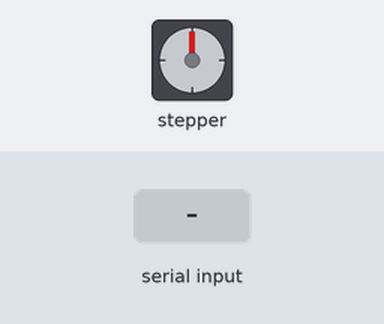
A sketch run on a simulated Raspberry Pi Pico. On the bench: stepper motor. Inputs (shaded band) come from the test bench. Stepper angles assume 200 steps per turn; what the sketch prints to the serial monitor is not drawn.

Above: at 1.2 s.
1.3 s: "STEP,45\n" received over Serial
At 1.45 s:
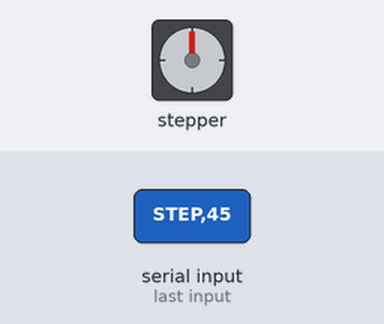
At 2.6 s:
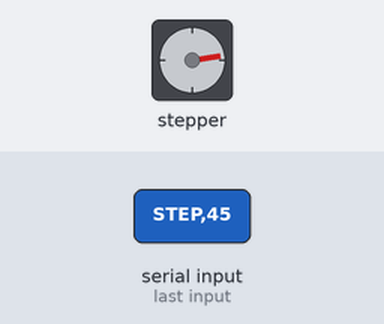
3.2 s: "STEP\n" received over Serial
At 3.35 s:
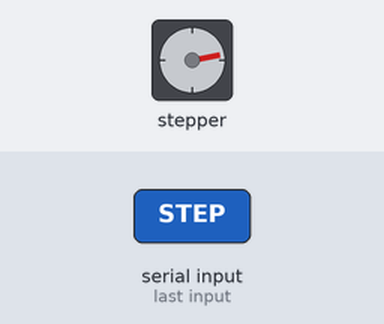
Timing chart, 0 to 6.2 s (numbered marks = the images above; inputs shaded):
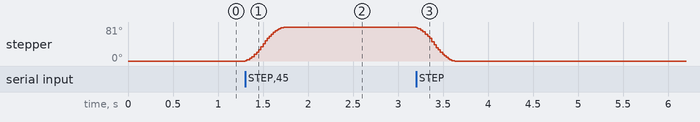

The sketch:

active_mode_101.ino
```cpp
// snippet: active_mode_101
// tags: active, serial, command, response, accelstepper
// boards: avr, esp32, megaavr, nano33iot, romi32u4, rp2040
// library: AccelStepper
// description: Active sketch: STEP <n> <dir> moves AccelStepper on pins 2/3
// prompts: active, sketch, <dir>, moves, accelstepper, reply
// verified: compile-only
// source: kd-generated (id 101)
// exact-include: AccelStepper.h

#include <AccelStepper.h>

AccelStepper stepper(AccelStepper::DRIVER, 3, 2);  // STEP=3, DIR=2

void setup() {
  Serial.begin(9600);
  stepper.setMaxSpeed(1600);       // steps/sec (1/16 microstepping → 3200 steps/rev)
  stepper.setAcceleration(800);
}

void loop() {
  if (Serial.available() > 0) {
    String command = Serial.readStringUntil('\n');
    if (command.startsWith("STEP")) {
      int pos = command.substring(5).toInt();
      stepper.moveTo(pos);  // absolute target position (steps); call ONCE, not every loop
      Serial.println("MOVING");
    }
  }
  stepper.run();  // MUST be called every loop iteration to step the motor
  if (stepper.distanceToGo() == 0) {
    Serial.println("DONE");
  }
}
```

Measured:
- after the input at 1.3 s, stepper: turns 81° clockwise in 0.43 s, starting at once
- after the input at 3.2 s, stepper: turns 81° counter-clockwise in 0.43 s, starting at once
